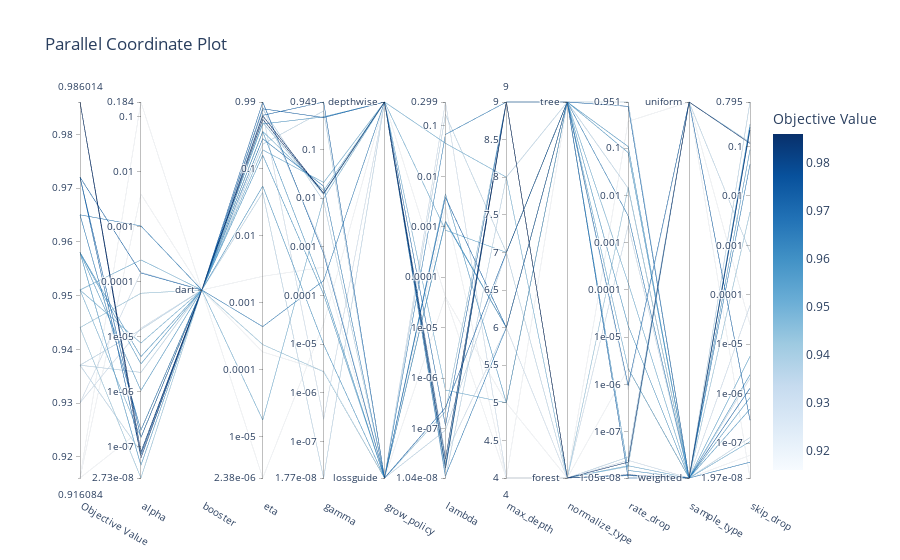

This figure's notebook cell:
### Code cell
#plot_parallel_coordinate: interactively visualizes the hyperparameters and scores
optuna.visualization.plot_parallel_coordinate(study)

### Figure 1 — Plotly figure (JSON) as saved in the notebook; plotly's stock layout.template omitted (floating-point values rounded to 4 significant figures)
{"data": [{"dimensions": [{"label": "Objective Value", "range": [0.9161, 0.986], "values": [0.9161, 0.965, 0.9161, 0.965, 0.9161, 0.9371, 0.958, 0.951, 0.9441, 0.9371, 0.972, 0.9371, 0.958, 0.9301, 0.958, 0.958, 0.972, 0.951, 0.972, 0.986, 0.986, 0.9441, 0.951, 0.9301]}, {"label": "alpha", "range": [-7.564, -0.735], "ticktext": ["2.73e-08", "1e-07", "1e-06", "1e-05", "0.0001", "0.001", "0.01", "0.1", "0.184"], "tickvals": [-7.564, -7, -6, -5, -4, -3, -2, -1, -0.735], "values": [-6.693, -2.986, -2.406, -6.696, -0.735, -4.869, -7.333, -5.114, -4.209, -5.647, -7.142, -7.087, -5.493, -3.828, -5.36, -5.975, -6.828, -6.828, -3.84, -7.097, -7.2, -7.564, -3.603, -4.845]}, {"label": "booster", "range": [0, 0], "ticktext": ["dart"], "tickvals": [0], "values": [0, 0, 0, 0, 0, 0, 0, 0, 0, 0, 0, 0, 0, 0, 0, 0, 0, 0, 0, 0, 0, 0, 0, 0]}, {"label": "eta", "range": [-5.623, -0.004294], "ticktext": ["2.38e-06", "1e-05", "0.0001", "0.001", "0.01", "0.1", "0.99"], "tickvals": [-5.623, -5, -4, -3, -2, -1, -0.004294], "values": [-3.739, -3.361, -2.609, -0.5532, -5.623, -1.357, -0.3327, -4.756, -3.629, -0.6348, -0.004294, -0.1112, -0.7985, -0.08356, -0.4466, -1.261, -0.1055, -0.7195, -0.2033, -0.2101, -0.2627, -0.3102, -0.4437, -0.1677]}, {"label": "gamma", "range": [-7.752, -0.02286], "ticktext": ["1.77e-08", "1e-07", "1e-06", "1e-05", "0.0001", "0.001", "0.01", "0.1", "0.949"], "tickvals": [-7.752, -7, -6, -5, -4, -3, -2, -1, -0.02286], "values": [-5.548, -3.693, -3.419, -1.754, -4.578, -7.752, -0.3281, -2.005, -5.568, -0.2068, -3.139, -2.064, -3.978, -3.068, -3.871, -5.006, -0.3433, -1.677, -0.02286, -1.9, -1.902, -1.923, -1.841, -6.544]}, {"label": "grow_policy", "range": [0, 1], "ticktext": ["lossguide", "depthwise"], "tickvals": [0, 1], "values": [0, 1, 0, 0, 1, 1, 1, 1, 0, 0, 0, 0, 0, 0, 0, 0, 1, 1, 0, 1, 1, 1, 1, 1]}, {"label": "lambda", "range": [-7.983, -0.5247], "ticktext": ["1.04e-08", "1e-07", "1e-06", "1e-05", "0.0001", "0.001", "0.01", "0.1", "0.299"], "tickvals": [-7.983, -7, -6, -5, -4, -3, -2, -1, -0.5247], "values": [-2.611, -7.937, -4.389, -1.169, -4.392, -7.983, -7.731, -3.067, -6.664, -7.035, -2.418, -0.7715, -2.348, -0.5247, -2.908, -2.886, -6.944, -6.238, -6.587, -7.784, -7.608, -7.819, -1.344, -7.532]}, {"label": "max_depth", "range": [4, 9], "values": [4, 6, 4, 9, 5, 8, 9, 7, 9, 7, 6, 7, 5, 4, 6, 6, 9, 5, 7, 9, 9, 9, 8, 6]}, {"label": "normalize_type", "range": [0, 1], "ticktext": ["forest", "tree"], "tickvals": [0, 1], "values": [0, 1, 1, 0, 0, 1, 1, 1, 0, 0, 1, 1, 1, 0, 1, 1, 1, 1, 1, 0, 0, 0, 0, 0]}, {"label": "rate_drop", "range": [-7.979, -0.02178], "ticktext": ["1.05e-08", "1e-07", "1e-06", "1e-05", "0.0001", "0.001", "0.01", "0.1", "0.951"], "tickvals": [-7.979, -7, -6, -5, -4, -3, -2, -1, -0.02178], "values": [-5.663, -2.434, -6.109, -7.929, -0.4312, -1.847, -7.819, -3.85, -1.825, -7.534, -0.1144, -0.02178, -4.755, -2.634, -0.9649, -1.093, -7.979, -5.663, -6.024, -7.911, -7.643, -7.736, -7.719, -7.606]}, {"label": "sample_type", "range": [0, 1], "ticktext": ["weighted", "uniform"], "tickvals": [0, 1], "values": [0, 0, 1, 0, 1, 0, 0, 0, 0, 1, 0, 0, 0, 0, 0, 0, 0, 0, 1, 0, 1, 1, 0, 0]}, {"label": "skip_drop", "range": [-7.706, -0.09952], "ticktext": ["1.97e-08", "1e-07", "1e-06", "1e-05", "0.0001", "0.001", "0.01", "0.1", "0.795"], "tickvals": [-7.706, -7, -6, -5, -4, -3, -2, -1, -0.09952], "values": [-7.247, -1.361, -7.706, -7.386, -4.606, -0.09952, -1.066, -5.245, -2.327, -3.133, -5.889, -6.885, -6.313, -5.689, -6.08, -5.617, -0.6103, -0.549, -6.537, -0.6649, -0.9369, -0.9149, -6.97, -4.216]}], "labelangle": 30, "labelside": "bottom", "line": {"color": [0.9161, 0.965, 0.9161, 0.965, 0.9161, 0.9371, 0.958, 0.951, 0.9441, 0.9371, 0.972, 0.9371, 0.958, 0.9301, 0.958, 0.958, 0.972, 0.951, 0.972, 0.986, 0.986, 0.9441, 0.951, 0.9301], "colorbar": {"title": {"text": "Objective Value"}}, "colorscale": [[0, "rgb(247,251,255)"], [0.125, "rgb(222,235,247)"], [0.25, "rgb(198,219,239)"], [0.375, "rgb(158,202,225)"], [0.5, "rgb(107,174,214)"], [0.625, "rgb(66,146,198)"], [0.75, "rgb(33,113,181)"], [0.875, "rgb(8,81,156)"], [1, "rgb(8,48,107)"]], "reversescale": false, "showscale": true}, "type": "parcoords"}], "layout": {"title": {"text": "Parallel Coordinate Plot"}}}
